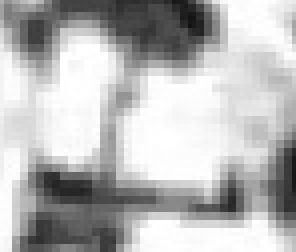
#> input picture viola_jones/data/metal/img16_id21_rot0_flip2.jpg, 74 x 63 px, given as the content of the folder data/uninhabited/, which was not available (shown 4 times larger)
$ python get_data2.py   (Python 2 division)   (older library calls are emulated)
#> lines starting #> are read from the running program, lines starting #| are printed output that depends on the picture
from scipy import misc, ndimage
import numpy as np
import matplotlib.pyplot as plt #display images
import xml.etree.ElementTree as ET #traverse the xml files
import pdb
import os #import the image files
#import cv2 #for Gaussian Pyramid
import random


PATCH_W = PATCH_H = 40
DEBUG = False

class Roof(object):
    # [8 lines left out: function __init__, not called in this run]

    def set_centroid(self):
        self.xcentroid = self.xmin+((self.xmax - self.xmin) /2)
        self.ycentroid = self.ymin+((self.ymax - self.ymin) /2)

    def get_roof_size(self):
        return ((self.xmax-self.xmin), (self.ymax-self.ymin))


# [154 lines left out: functions patchify, get_roof_positions, save_roof_patch, roof_patch, not called in this run]


if __name__ == '__main__':
    img_names = set()
    inhabited_path = "data/inhabited/"
    label_loc = "data/testing/labels.txt"

    # [24 lines of commented-out code are left out]


    label_file = open(label_loc, 'a')
    num_patch = 1115
    cur_type = 0     #background patch
    img_names = set()
    uninhabited_path = "data/uninhabited/"
    if DEBUG: #only use one image
        img_names.add("0001.jpg")
    else:
        #Get the filenames
        for file in os.listdir(uninhabited_path):
            if file.endswith(".jpg"):
                img_names.add(file)

    #Get around double the number of negative patches
    for i, img in enumerate(img_names):
        for p in range((num_patch*2)/len(img_names)):
            im = misc.imread(uninhabited_path+img)
#> im is the input picture: shape (63, 74); min 18, max 255, mean 183.4
            w = im.shape[0]
#> w = 63
            h = im.shape[1]
#> h = 74
            w_max = w - PATCH_W
#> w_max = 23
            h_max = h - PATCH_H
#> h_max = 34
            xmin = random.randint(0, w_max)
#> xmin = 12
            ymin = random.randint(0, h_max)
#> ymin = 26
            patch = im[xmin:xmin+PATCH_W, ymin:ymin+PATCH_H]
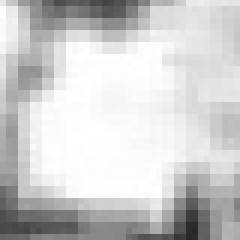
#> patch: shape (40, 40) (shown 6 times larger); min 40, max 255, mean 205

            misc.imsave('data/testing/'+str(num_patch)+'.jpg', patch)
            label_file.write(str(num_patch)+','+str(cur_type)+'\n')
            num_patch += 1

    label_file.close()

$ run again, on viola_jones/data/metal/img30_id1_rot0_flip2.jpg
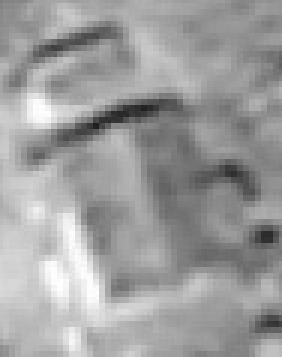
#> input picture viola_jones/data/metal/img30_id1_rot0_flip2.jpg, 94 x 119 px, given as the content of the folder data/uninhabited/, which was not available (shown 3 times larger)
#> im is the input picture: shape (119, 94); min 31, max 255, mean 157.7
#> `patch = im[xmin:xmin+PATCH_W, ymin:ymin+PATCH_H]`:
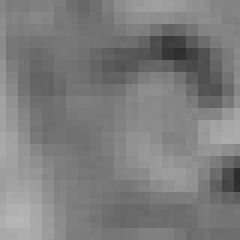
#> patch: shape (40, 40) (shown 6 times larger); min 45, max 183, mean 124.9

$ run again, on viola_jones/data/metal/img5_id25_rot2.jpg
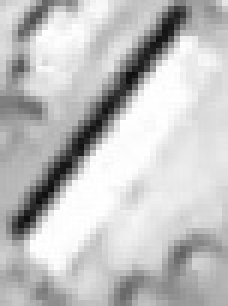
#> input picture viola_jones/data/metal/img5_id25_rot2.jpg, 76 x 102 px, given as the content of the folder data/uninhabited/, which was not available (shown 3 times larger)
#> im is the input picture: shape (102, 76); min 13, max 255, mean 193.2
#> `patch = im[xmin:xmin+PATCH_W, ymin:ymin+PATCH_H]`:
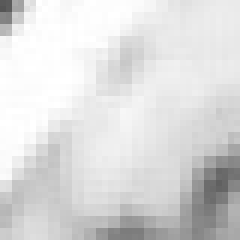
#> patch: shape (40, 40) (shown 6 times larger); min 85, max 255, mean 219.4
